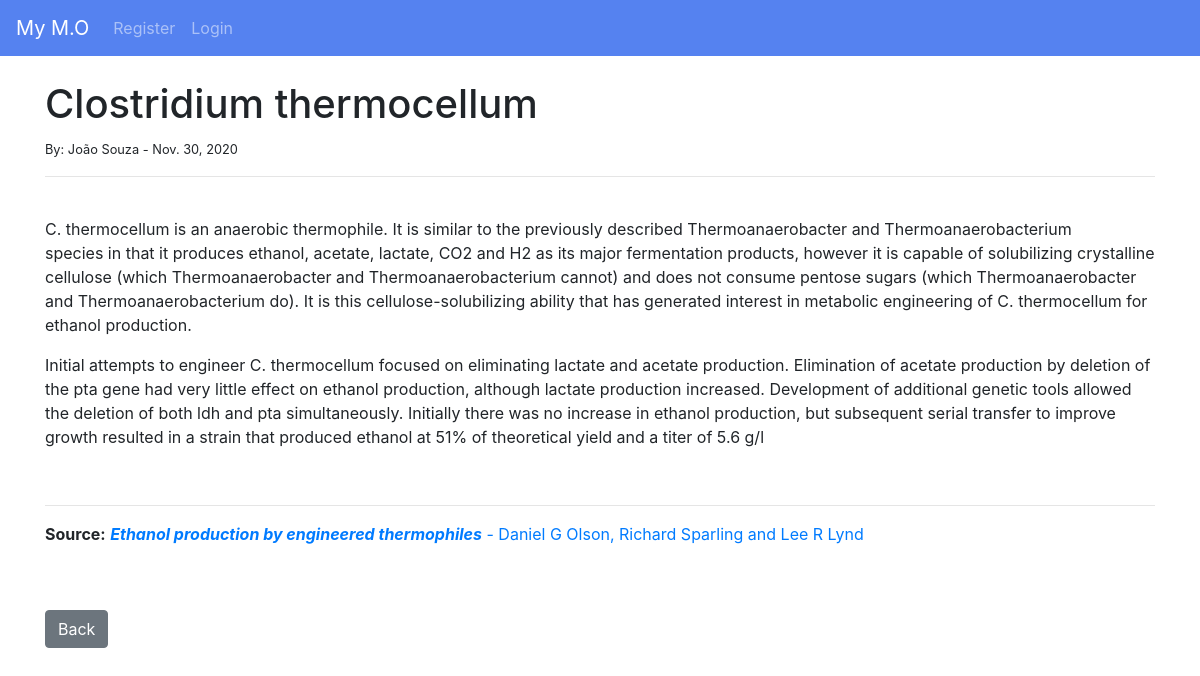
Page /article/5 on the committed database.
### mymoblog/models.py (models this page shows, shortened)
class Post(models.Model):
	specie = models.CharField(max_length=255)
	strain = models.CharField(max_length=255)
	author = models.ForeignKey(User, on_delete=models.CASCADE)
	information =RichTextField(blank=True, null=True)
	post_date = models.DateField(auto_now_add=True)

### mymoblog/views.py (the view)
# urls.py: path('article/<int:pk>', ArticleDetailView.as_view(), name='article-detail'),
class ArticleDetailView(DetailView):
	model = Post
	template_name = 'article_details.html'

### mymoblog/templates/article_details.html (shortened to what this page needs)
{% extends 'base.html' %}
{% block content %}
<h1>{{ post.specie }}</h1>
	<small>By:
		{{ post.author.first_name }}
		{{ post.author.last_name }} -
		{{ post.post_date }}
	</small><br/>
	<hr>
	<br/>
	{{ post.information |safe }}
<br/><br/>
<a href="{% url 'home' %}" class="btn btn-secondary">Back</a>
{% endblock %}

### rows in the picture
Post: specie "Clostridium thermocellum", author.first_name "João", author.last_name "Souza", post_date "Nov. 30, 2020", information "C. thermocellum is an anaerobic thermophile. It is similar to the previously described Thermoanaerobacter and Thermoanaerobacterium species in that it produces ethanol, acetate, lactate, CO2 and H2 as its major fermentation products, however it is capable of solubilizing crystalline cellulose (which Thermoanaerobacter and Thermoanaerobacterium cannot) and does not consume pentose sugars (which Thermoanaerobacter and Thermoanaerobacterium do). It is this cellulose-solubilizing ability that has generated interest in metabolic engineering of C. thermocellum for ethanol production. Initial attempts to engineer C. thermocellum focused on eliminating lactate and acetate production. Elimination of…"
